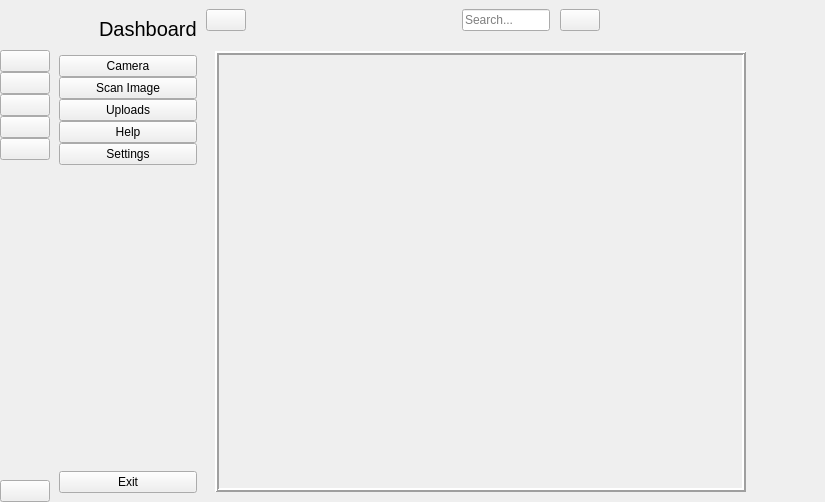
<?xml version="1.0" encoding="UTF-8"?>
<ui version="4.0">
 <class>MainWindow</class>
 <widget class="QMainWindow" name="MainWindow">
  <property name="geometry">
   <rect>
    <x>0</x>
    <y>0</y>
    <width>825</width>
    <height>502</height>
   </rect>
  </property>
  <property name="windowTitle">
   <string>MainWindow</string>
  </property>
  <widget class="QWidget" name="centralwidget">
   <layout class="QGridLayout" name="gridLayout">
    <property name="leftMargin">
     <number>0</number>
    </property>
    <property name="topMargin">
     <number>0</number>
    </property>
    <property name="rightMargin">
     <number>0</number>
    </property>
    <property name="bottomMargin">
     <number>0</number>
    </property>
    <property name="spacing">
     <number>0</number>
    </property>
    <item row="0" column="0">
     <widget class="QWidget" name="icon_only_widget" native="true">
      <layout class="QVBoxLayout" name="verticalLayout_3">
       <property name="spacing">
        <number>0</number>
       </property>
       <property name="leftMargin">
        <number>0</number>
       </property>
       <property name="topMargin">
        <number>0</number>
       </property>
       <property name="rightMargin">
        <number>0</number>
       </property>
       <property name="bottomMargin">
        <number>0</number>
       </property>
       <item>
        <layout class="QHBoxLayout" name="horizontalLayout_3">
         <item>
          <widget class="QLabel" name="logo_label_1">
           <property name="minimumSize">
            <size>
             <width>50</width>
             <height>50</height>
            </size>
           </property>
           <property name="maximumSize">
            <size>
             <width>50</width>
             <height>50</height>
            </size>
           </property>
           <property name="text">
            <string/>
           </property>
           <property name="pixmap">
            <pixmap resource="resourceNew.qrc">:/icon/icon/logoNew.png</pixmap>
           </property>
           <property name="scaledContents">
            <bool>true</bool>
           </property>
          </widget>
         </item>
        </layout>
       </item>
       <item>
        <layout class="QVBoxLayout" name="verticalLayout">
         <property name="spacing">
          <number>0</number>
         </property>
         <item>
          <widget class="QPushButton" name="cam_btn_1">
           <property name="text">
            <string/>
           </property>
           <property name="icon">
            <iconset resource="resourceNew.qrc">
             <normaloff>:/icon/icon/camera32.ico</normaloff>
             <normalon>:/icon/icon/camera48.ico</normalon>:/icon/icon/camera32.ico</iconset>
           </property>
           <property name="iconSize">
            <size>
             <width>20</width>
             <height>20</height>
            </size>
           </property>
           <property name="checkable">
            <bool>true</bool>
           </property>
           <property name="autoExclusive">
            <bool>true</bool>
           </property>
          </widget>
         </item>
         <item>
          <widget class="QPushButton" name="scan_btn_1">
           <property name="text">
            <string/>
           </property>
           <property name="icon">
            <iconset resource="resourceNew.qrc">
             <normaloff>:/icon/icon/scan32.ico</normaloff>
             <normalon>:/icon/icon/scan48.ico</normalon>:/icon/icon/scan32.ico</iconset>
           </property>
           <property name="iconSize">
            <size>
             <width>20</width>
             <height>20</height>
            </size>
           </property>
           <property name="checkable">
            <bool>true</bool>
           </property>
           <property name="autoExclusive">
            <bool>true</bool>
           </property>
          </widget>
         </item>
         <item>
          <widget class="QPushButton" name="upload_btn_1">
           <property name="text">
            <string/>
           </property>
           <property name="icon">
            <iconset resource="resourceNew.qrc">
             <normaloff>:/icon/icon/upload32.ico</normaloff>
             <normalon>:/icon/icon/upload48.ico</normalon>:/icon/icon/upload32.ico</iconset>
           </property>
           <property name="iconSize">
            <size>
             <width>20</width>
             <height>20</height>
            </size>
           </property>
           <property name="checkable">
            <bool>true</bool>
           </property>
           <property name="autoExclusive">
            <bool>true</bool>
           </property>
          </widget>
         </item>
         <item>
          <widget class="QPushButton" name="help_btn_1">
           <property name="text">
            <string/>
           </property>
           <property name="icon">
            <iconset resource="resourceNew.qrc">
             <normaloff>:/icon/icon/help32.ico</normaloff>
             <normalon>:/icon/icon/help48.ico</normalon>:/icon/icon/help32.ico</iconset>
           </property>
           <property name="iconSize">
            <size>
             <width>20</width>
             <height>20</height>
            </size>
           </property>
           <property name="checkable">
            <bool>true</bool>
           </property>
           <property name="autoExclusive">
            <bool>true</bool>
           </property>
          </widget>
         </item>
         <item>
          <widget class="QPushButton" name="settings_btn_1">
           <property name="text">
            <string/>
           </property>
           <property name="icon">
            <iconset resource="resourceNew.qrc">
             <normaloff>:/icon/icon/setting32.ico</normaloff>
             <normalon>:/icon/icon/setting48.ico</normalon>:/icon/icon/setting32.ico</iconset>
           </property>
           <property name="iconSize">
            <size>
             <width>20</width>
             <height>20</height>
            </size>
           </property>
           <property name="checkable">
            <bool>true</bool>
           </property>
           <property name="autoExclusive">
            <bool>true</bool>
           </property>
          </widget>
         </item>
        </layout>
       </item>
       <item>
        <spacer name="verticalSpacer">
         <property name="orientation">
          <enum>Qt::Vertical</enum>
         </property>
         <property name="sizeHint" stdset="0">
          <size>
           <width>20</width>
           <height>375</height>
          </size>
         </property>
        </spacer>
       </item>
       <item>
        <widget class="QPushButton" name="exit_btn_1">
         <property name="text">
          <string/>
         </property>
         <property name="icon">
          <iconset resource="resourceNew.qrc">
           <normaloff>:/icon/icon/close-window-64.ico</normaloff>:/icon/icon/close-window-64.ico</iconset>
         </property>
         <property name="iconSize">
          <size>
           <width>20</width>
           <height>20</height>
          </size>
         </property>
        </widget>
       </item>
      </layout>
     </widget>
    </item>
    <item row="0" column="1">
     <widget class="QWidget" name="full_menu_widget" native="true">
      <layout class="QVBoxLayout" name="verticalLayout_4">
       <item>
        <layout class="QHBoxLayout" name="horizontalLayout_2">
         <property name="spacing">
          <number>0</number>
         </property>
         <item>
          <widget class="QLabel" name="logo_label_2">
           <property name="minimumSize">
            <size>
             <width>40</width>
             <height>40</height>
            </size>
           </property>
           <property name="maximumSize">
            <size>
             <width>40</width>
             <height>40</height>
            </size>
           </property>
           <property name="text">
            <string/>
           </property>
           <property name="pixmap">
            <pixmap resource="resourceNew.qrc">:/icon/icon/logoNew.png</pixmap>
           </property>
           <property name="scaledContents">
            <bool>true</bool>
           </property>
          </widget>
         </item>
         <item>
          <widget class="QLabel" name="logo_label_3">
           <property name="font">
            <font>
             <pointsize>15</pointsize>
            </font>
           </property>
           <property name="text">
            <string>Dashboard</string>
           </property>
          </widget>
         </item>
        </layout>
       </item>
       <item>
        <layout class="QVBoxLayout" name="verticalLayout_2">
         <property name="spacing">
          <number>0</number>
         </property>
         <item>
          <widget class="QPushButton" name="cam_btn_2">
           <property name="text">
            <string>Camera</string>
           </property>
           <property name="icon">
            <iconset resource="resourceNew.qrc">
             <normaloff>:/icon/icon/camera32.ico</normaloff>
             <normalon>:/icon/icon/camera48.ico</normalon>:/icon/icon/camera32.ico</iconset>
           </property>
           <property name="iconSize">
            <size>
             <width>14</width>
             <height>14</height>
            </size>
           </property>
           <property name="checkable">
            <bool>true</bool>
           </property>
           <property name="autoExclusive">
            <bool>true</bool>
           </property>
          </widget>
         </item>
         <item>
          <widget class="QPushButton" name="scan_btn_2">
           <property name="text">
            <string>Scan Image</string>
           </property>
           <property name="icon">
            <iconset resource="resourceNew.qrc">
             <normaloff>:/icon/icon/scan32.ico</normaloff>
             <normalon>:/icon/icon/scan48.ico</normalon>:/icon/icon/scan32.ico</iconset>
           </property>
           <property name="iconSize">
            <size>
             <width>14</width>
             <height>14</height>
            </size>
           </property>
           <property name="checkable">
            <bool>true</bool>
           </property>
           <property name="autoExclusive">
            <bool>true</bool>
           </property>
          </widget>
         </item>
         <item>
          <widget class="QPushButton" name="upload_btn_2">
           <property name="text">
            <string>Uploads</string>
           </property>
           <property name="icon">
            <iconset resource="resourceNew.qrc">
             <normaloff>:/icon/icon/upload32.ico</normaloff>
             <normalon>:/icon/icon/upload48.ico</normalon>:/icon/icon/upload32.ico</iconset>
           </property>
           <property name="iconSize">
            <size>
             <width>14</width>
             <height>14</height>
            </size>
           </property>
           <property name="checkable">
            <bool>true</bool>
           </property>
           <property name="autoExclusive">
            <bool>true</bool>
           </property>
          </widget>
         </item>
         <item>
          <widget class="QPushButton" name="help_btn_2">
           <property name="text">
            <string>Help</string>
           </property>
           <property name="icon">
            <iconset resource="resourceNew.qrc">
             <normaloff>:/icon/icon/help32.ico</normaloff>
             <normalon>:/icon/icon/help48.ico</normalon>:/icon/icon/help32.ico</iconset>
           </property>
           <property name="iconSize">
            <size>
             <width>14</width>
             <height>14</height>
            </size>
           </property>
           <property name="checkable">
            <bool>true</bool>
           </property>
           <property name="autoExclusive">
            <bool>true</bool>
           </property>
          </widget>
         </item>
         <item>
          <widget class="QPushButton" name="settings_btn_2">
           <property name="text">
            <string>Settings</string>
           </property>
           <property name="icon">
            <iconset resource="resourceNew.qrc">
             <normaloff>:/icon/icon/setting32.ico</normaloff>
             <normalon>:/icon/icon/setting48.ico</normalon>:/icon/icon/setting32.ico</iconset>
           </property>
           <property name="iconSize">
            <size>
             <width>14</width>
             <height>14</height>
            </size>
           </property>
           <property name="checkable">
            <bool>true</bool>
           </property>
           <property name="autoExclusive">
            <bool>true</bool>
           </property>
          </widget>
         </item>
        </layout>
       </item>
       <item>
        <spacer name="verticalSpacer_2">
         <property name="orientation">
          <enum>Qt::Vertical</enum>
         </property>
         <property name="sizeHint" stdset="0">
          <size>
           <width>20</width>
           <height>373</height>
          </size>
         </property>
        </spacer>
       </item>
       <item>
        <widget class="QPushButton" name="exit_btn_2">
         <property name="text">
          <string>Exit</string>
         </property>
         <property name="icon">
          <iconset resource="resourceNew.qrc">
           <normaloff>:/icon/icon/close-window-64.ico</normaloff>:/icon/icon/close-window-64.ico</iconset>
         </property>
         <property name="iconSize">
          <size>
           <width>14</width>
           <height>14</height>
          </size>
         </property>
        </widget>
       </item>
      </layout>
     </widget>
    </item>
    <item row="0" column="2">
     <widget class="QWidget" name="widget_3" native="true">
      <layout class="QVBoxLayout" name="verticalLayout_5">
       <property name="spacing">
        <number>0</number>
       </property>
       <property name="leftMargin">
        <number>0</number>
       </property>
       <property name="topMargin">
        <number>0</number>
       </property>
       <property name="rightMargin">
        <number>0</number>
       </property>
       <property name="bottomMargin">
        <number>0</number>
       </property>
       <item>
        <widget class="QWidget" name="widget" native="true">
         <property name="minimumSize">
          <size>
           <width>0</width>
           <height>40</height>
          </size>
         </property>
         <layout class="QHBoxLayout" name="horizontalLayout_4">
          <property name="spacing">
           <number>0</number>
          </property>
          <property name="leftMargin">
           <number>0</number>
          </property>
          <property name="topMargin">
           <number>0</number>
          </property>
          <property name="rightMargin">
           <number>9</number>
          </property>
          <property name="bottomMargin">
           <number>0</number>
          </property>
          <item>
           <widget class="QPushButton" name="change_btn">
            <property name="text">
             <string/>
            </property>
            <property name="icon">
             <iconset resource="resourceNew.qrc">
              <normaloff>:/icon/icon/menu-4-32.ico</normaloff>:/icon/icon/menu-4-32.ico</iconset>
            </property>
            <property name="iconSize">
             <size>
              <width>14</width>
              <height>14</height>
             </size>
            </property>
            <property name="checkable">
             <bool>true</bool>
            </property>
           </widget>
          </item>
          <item>
           <spacer name="horizontalSpacer">
            <property name="orientation">
             <enum>Qt::Horizontal</enum>
            </property>
            <property name="sizeHint" stdset="0">
             <size>
              <width>236</width>
              <height>20</height>
             </size>
            </property>
           </spacer>
          </item>
          <item>
           <layout class="QHBoxLayout" name="horizontalLayout">
            <property name="spacing">
             <number>10</number>
            </property>
            <item>
             <widget class="QLineEdit" name="search_input">
              <property name="placeholderText">
               <string>Search...</string>
              </property>
             </widget>
            </item>
            <item>
             <widget class="QPushButton" name="search_btn">
              <property name="text">
               <string/>
              </property>
              <property name="icon">
               <iconset resource="resourceNew.qrc">
                <normaloff>:/icon/icon/search-13-48.ico</normaloff>:/icon/icon/search-13-48.ico</iconset>
              </property>
             </widget>
            </item>
           </layout>
          </item>
          <item>
           <spacer name="horizontalSpacer_2">
            <property name="orientation">
             <enum>Qt::Horizontal</enum>
            </property>
            <property name="sizeHint" stdset="0">
             <size>
              <width>236</width>
              <height>20</height>
             </size>
            </property>
           </spacer>
          </item>
         </layout>
        </widget>
       </item>
       <item>
        <widget class="QStackedWidget" name="stackedWidget">
         <property name="currentIndex">
          <number>0</number>
         </property>
         <widget class="QWidget" name="page">
          <widget class="QLabel" name="label">
           <property name="geometry">
            <rect>
             <x>9</x>
             <y>11</y>
             <width>531</width>
             <height>441</height>
            </rect>
           </property>
           <property name="frameShape">
            <enum>QFrame::Box</enum>
           </property>
           <property name="frameShadow">
            <enum>QFrame::Raised</enum>
           </property>
           <property name="lineWidth">
            <number>2</number>
           </property>
           <property name="text">
            <string/>
           </property>
          </widget>
          <widget class="QWidget" name="layoutWidget">
           <property name="geometry">
            <rect>
             <x>550</x>
             <y>170</y>
             <width>54</width>
             <height>94</height>
            </rect>
           </property>
           <layout class="QVBoxLayout" name="verticalLayout_6">
            <property name="spacing">
             <number>0</number>
            </property>
            <item>
             <widget class="QPushButton" name="capture">
              <property name="text">
               <string/>
              </property>
              <property name="icon">
               <iconset resource="resourceNew.qrc">
                <normaloff>:/icon/icon/shutter_94650.ico</normaloff>:/icon/icon/shutter_94650.ico</iconset>
              </property>
              <property name="iconSize">
               <size>
                <width>40</width>
                <height>40</height>
               </size>
              </property>
              <property name="checkable">
               <bool>true</bool>
              </property>
              <property name="autoExclusive">
               <bool>true</bool>
              </property>
              <property name="flat">
               <bool>true</bool>
              </property>
             </widget>
            </item>
            <item>
             <widget class="QPushButton" name="show">
              <property name="text">
               <string/>
              </property>
              <property name="icon">
               <iconset resource="resourceNew.qrc">
                <normaloff>:/icon/icon/camera48.ico</normaloff>:/icon/icon/camera48.ico</iconset>
              </property>
              <property name="iconSize">
               <size>
                <width>30</width>
                <height>30</height>
               </size>
              </property>
              <property name="checkable">
               <bool>true</bool>
              </property>
              <property name="autoExclusive">
               <bool>true</bool>
              </property>
              <property name="flat">
               <bool>true</bool>
              </property>
             </widget>
            </item>
           </layout>
          </widget>
         </widget>
         <widget class="QWidget" name="page_2">
          <layout class="QGridLayout" name="gridLayout_3"/>
         </widget>
         <widget class="QWidget" name="page_3">
          <layout class="QGridLayout" name="gridLayout_4"/>
         </widget>
         <widget class="QWidget" name="page_4">
          <layout class="QGridLayout" name="gridLayout_5"/>
         </widget>
         <widget class="QWidget" name="page_5">
          <layout class="QGridLayout" name="gridLayout_6"/>
         </widget>
         <widget class="QWidget" name="page_6">
          <layout class="QGridLayout" name="gridLayout_7"/>
         </widget>
         <widget class="QWidget" name="page_7">
          <layout class="QGridLayout" name="gridLayout_8"/>
         </widget>
        </widget>
       </item>
      </layout>
     </widget>
    </item>
   </layout>
  </widget>
 </widget>
 <resources>
  <include location="resourceNew.qrc"/>
  <include location="resourceNew.qrc"/>
 </resources>
 <connections>
  <connection>
   <sender>change_btn</sender>
   <signal>toggled(bool)</signal>
   <receiver>icon_only_widget</receiver>
   <slot>setVisible(bool)</slot>
   <hints>
    <hint type="sourcelabel">
     <x>197</x>
     <y>23</y>
    </hint>
    <hint type="destinationlabel">
     <x>50</x>
     <y>362</y>
    </hint>
   </hints>
  </connection>
  <connection>
   <sender>change_btn</sender>
   <signal>toggled(bool)</signal>
   <receiver>full_menu_widget</receiver>
   <slot>setHidden(bool)</slot>
   <hints>
    <hint type="sourcelabel">
     <x>188</x>
     <y>25</y>
    </hint>
    <hint type="destinationlabel">
     <x>173</x>
     <y>257</y>
    </hint>
   </hints>
  </connection>
  <connection>
   <sender>cam_btn_1</sender>
   <signal>toggled(bool)</signal>
   <receiver>cam_btn_2</receiver>
   <slot>setChecked(bool)</slot>
   <hints>
    <hint type="sourcelabel">
     <x>27</x>
     <y>69</y>
    </hint>
    <hint type="destinationlabel">
     <x>72</x>
     <y>76</y>
    </hint>
   </hints>
  </connection>
  <connection>
   <sender>scan_btn_1</sender>
   <signal>toggled(bool)</signal>
   <receiver>scan_btn_2</receiver>
   <slot>setChecked(bool)</slot>
   <hints>
    <hint type="sourcelabel">
     <x>33</x>
     <y>100</y>
    </hint>
    <hint type="destinationlabel">
     <x>67</x>
     <y>99</y>
    </hint>
   </hints>
  </connection>
  <connection>
   <sender>upload_btn_1</sender>
   <signal>toggled(bool)</signal>
   <receiver>upload_btn_2</receiver>
   <slot>setChecked(bool)</slot>
   <hints>
    <hint type="sourcelabel">
     <x>33</x>
     <y>123</y>
    </hint>
    <hint type="destinationlabel">
     <x>69</x>
     <y>125</y>
    </hint>
   </hints>
  </connection>
  <connection>
   <sender>help_btn_1</sender>
   <signal>toggled(bool)</signal>
   <receiver>help_btn_2</receiver>
   <slot>setChecked(bool)</slot>
   <hints>
    <hint type="sourcelabel">
     <x>24</x>
     <y>148</y>
    </hint>
    <hint type="destinationlabel">
     <x>72</x>
     <y>148</y>
    </hint>
   </hints>
  </connection>
  <connection>
   <sender>settings_btn_1</sender>
   <signal>toggled(bool)</signal>
   <receiver>settings_btn_2</receiver>
   <slot>setChecked(bool)</slot>
   <hints>
    <hint type="sourcelabel">
     <x>33</x>
     <y>177</y>
    </hint>
    <hint type="destinationlabel">
     <x>67</x>
     <y>172</y>
    </hint>
   </hints>
  </connection>
  <connection>
   <sender>cam_btn_2</sender>
   <signal>toggled(bool)</signal>
   <receiver>cam_btn_1</receiver>
   <slot>setChecked(bool)</slot>
   <hints>
    <hint type="sourcelabel">
     <x>70</x>
     <y>63</y>
    </hint>
    <hint type="destinationlabel">
     <x>41</x>
     <y>60</y>
    </hint>
   </hints>
  </connection>
  <connection>
   <sender>scan_btn_2</sender>
   <signal>toggled(bool)</signal>
   <receiver>scan_btn_1</receiver>
   <slot>setChecked(bool)</slot>
   <hints>
    <hint type="sourcelabel">
     <x>160</x>
     <y>99</y>
    </hint>
    <hint type="destinationlabel">
     <x>26</x>
     <y>90</y>
    </hint>
   </hints>
  </connection>
  <connection>
   <sender>upload_btn_2</sender>
   <signal>toggled(bool)</signal>
   <receiver>upload_btn_1</receiver>
   <slot>setChecked(bool)</slot>
   <hints>
    <hint type="sourcelabel">
     <x>143</x>
     <y>112</y>
    </hint>
    <hint type="destinationlabel">
     <x>39</x>
     <y>114</y>
    </hint>
   </hints>
  </connection>
  <connection>
   <sender>help_btn_2</sender>
   <signal>toggled(bool)</signal>
   <receiver>help_btn_1</receiver>
   <slot>setChecked(bool)</slot>
   <hints>
    <hint type="sourcelabel">
     <x>162</x>
     <y>142</y>
    </hint>
    <hint type="destinationlabel">
     <x>43</x>
     <y>144</y>
    </hint>
   </hints>
  </connection>
  <connection>
   <sender>settings_btn_2</sender>
   <signal>toggled(bool)</signal>
   <receiver>settings_btn_1</receiver>
   <slot>setChecked(bool)</slot>
   <hints>
    <hint type="sourcelabel">
     <x>162</x>
     <y>163</y>
    </hint>
    <hint type="destinationlabel">
     <x>39</x>
     <y>184</y>
    </hint>
   </hints>
  </connection>
  <connection>
   <sender>exit_btn_2</sender>
   <signal>clicked()</signal>
   <receiver>MainWindow</receiver>
   <slot>close()</slot>
   <hints>
    <hint type="sourcelabel">
     <x>169</x>
     <y>492</y>
    </hint>
    <hint type="destinationlabel">
     <x>284</x>
     <y>501</y>
    </hint>
   </hints>
  </connection>
  <connection>
   <sender>exit_btn_1</sender>
   <signal>clicked()</signal>
   <receiver>MainWindow</receiver>
   <slot>close()</slot>
   <hints>
    <hint type="sourcelabel">
     <x>34</x>
     <y>501</y>
    </hint>
    <hint type="destinationlabel">
     <x>47</x>
     <y>501</y>
    </hint>
   </hints>
  </connection>
 </connections>
</ui>
